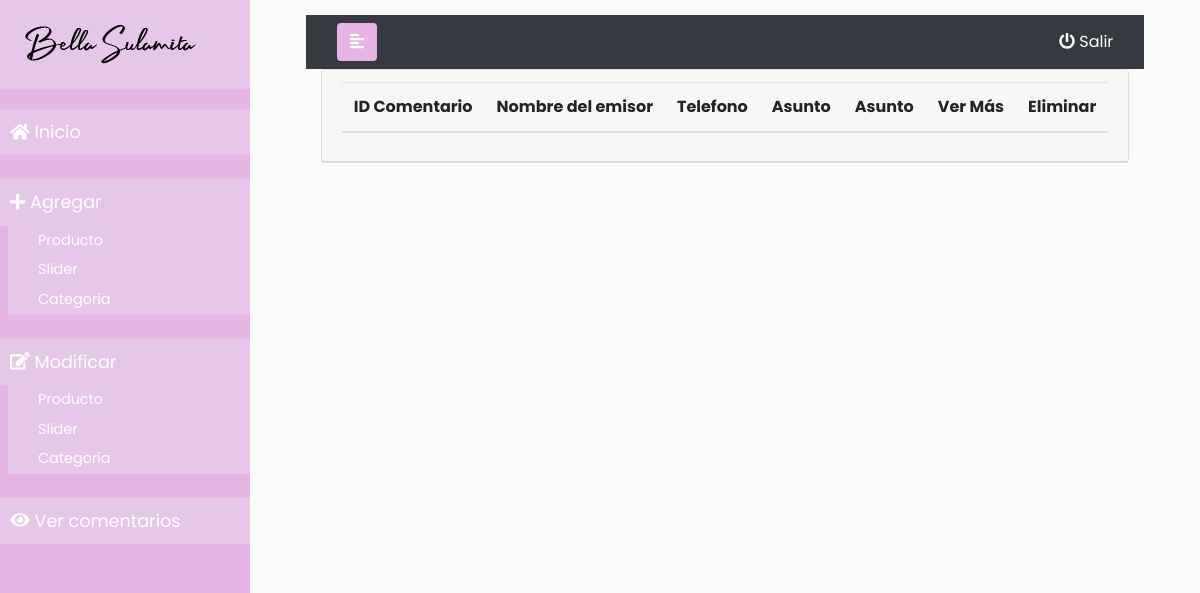
Page /administrador/tablaComentarios.php (signed in) on the earlier database version.
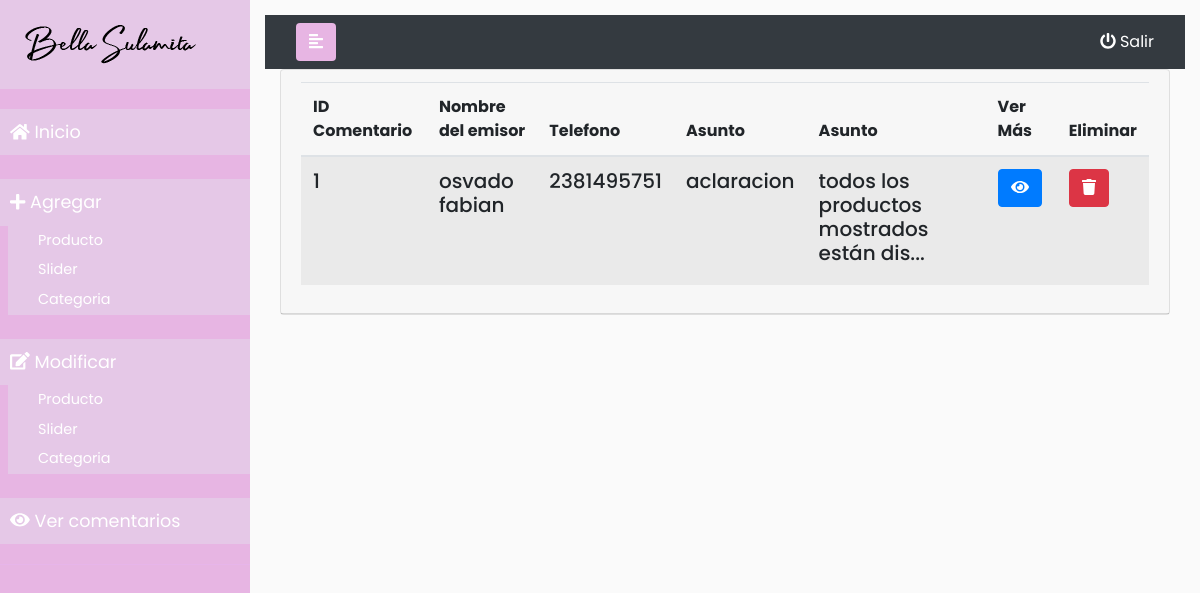
Same page on the later database version.
### tables this page shows
CREATE TABLE `formulario` (
  `id` int(11) NOT NULL,
  `nombre` varchar(80) NOT NULL,
  `telefono` bigint(20) NOT NULL,
  `asunto` varchar(80) NOT NULL,
  `mensaje` text NOT NULL
);

### backend/modelo/BD.php (called while the page is built, shortened)
<?php
class BD {
    private $servername = "localhost";
    private $username = "root";
    private $password = "";
    private $database = "bellaSulamita";
    public function __construct() {
        try {
            $this->conn = new PDO("mysql:host=$this->servername;dbname=$this->database", $this->username, $this->password);
        } catch (PDOException $e) {
            echo "Connection failed: " . $e->getMessage();
        }
    }
}

### backend/modelo/MContacto.php (called while the page is built, shortened)
<?php
class MContacto  extends BD{
    public function consultarTodas(){
        try {
            $stmt = $this->conn->prepare("SELECT * FROM formulario");
            $stmt->execute();
            return $stmt->fetchAll();
        } catch (PDOException $e) {
            echo "Error: " . $e->getMessage();
        }
    }
}

### backend/controlador/CContacto.php (the view, shortened to what this page needs)
<?php
class CContacto {
    private $modelo;
    public function __construct() {
        $this->modelo= new MContacto();
    }
    public function mostrarFormulariosAdmin() {
        $formulario = $this->modelo->consultarTodas();
        $acu = "";
        foreach ($formulario as $form) {
            $acu .= '<tbody>
			<tr>
                            <th scope="row"><h5>' . $form["id"] . '</h5></th>
                            <th scope="row"><h5>' . $form["nombre"] . '</h5></th>
                            <th scope="row"><h5>' . $form["telefono"] . '</h5></th>
                            <th scope="row"><h5>' . $form["asunto"] . '</h5></th>
                            <th scope="row"><h5>' . substr($form["mensaje"],0,40) . '...</h5></th>
                            <td><button type="button" class="btn btn-primary"><a href="verComentario.php?id=' . $form["id"] . '"><i class="fa fa-eye"></i></a></button></td>
                            <td><button type="button" class="btn btn-danger"><a href="eliminarComentario.php?id=' . $form["id"] . '"><i class="fa fa-trash"></i></a></button></td>
			</tr>
                    </tbody>';
        }
        return $acu;
    }
}

Differences in the rows shown:
added formulario: id "1", nombre "osvado fabian", telefono "2381495751", asunto "aclaracion", mensaje "todos los productos mostrados están dis"
